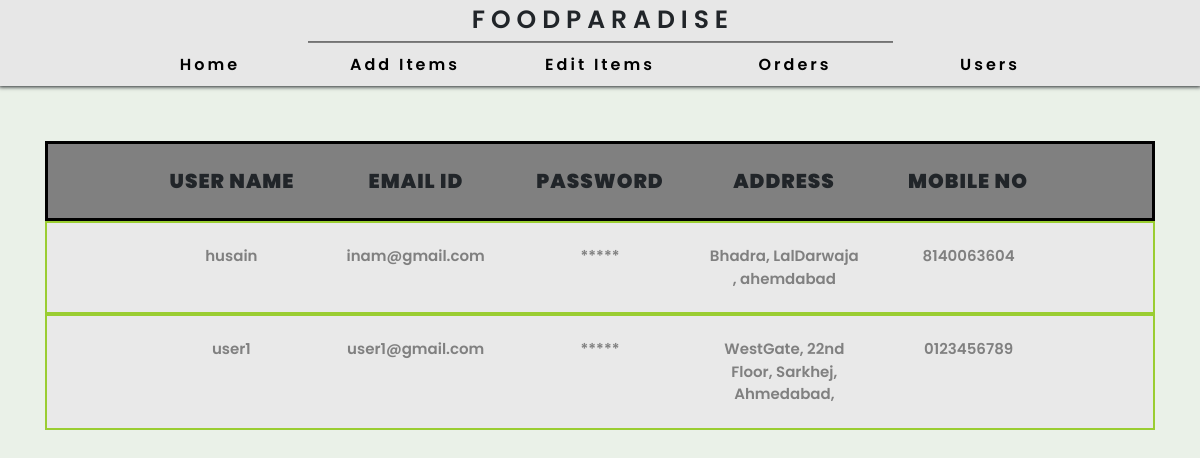
The app's page /Admin/user_details.php, older data.
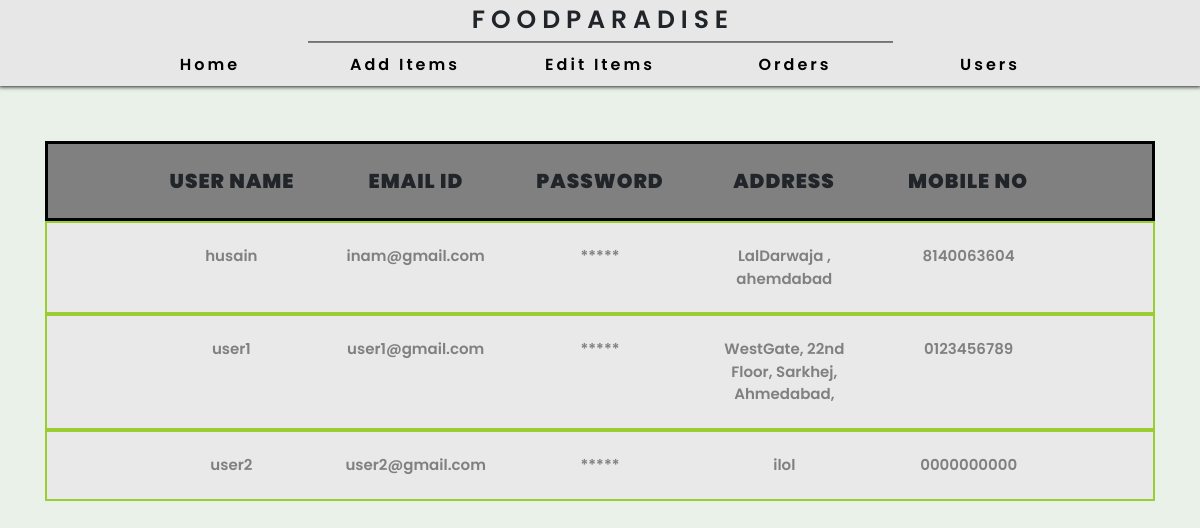
The same page, newer data.
### tables this page shows
CREATE TABLE `user` (
  `id` int(255) NOT NULL,
  `user_name` varchar(255) NOT NULL,
  `email` varchar(255) NOT NULL,
  `password` varchar(255) NOT NULL,
  `address` varchar(255) NOT NULL,
  `mobile` varchar(255) NOT NULL
);

### Admin/user_details.php (the view, shortened to what this page needs)
<?php
include 'conn.php';
include 'links.php';
$select = "SELECT * FROM `user` WHERE `id`!= 3";
$select_query=mysqli_query($con,$select);
?>
<!DOCTYPE html>
<html lang="en">
<head>
    <link rel="stylesheet" href="css/userdetails.css">
</head>
<body>
<?php
include 'menu.php';
?>
    <div class="container">
        <div class="row justify-content-center mainofheader">
            <div class="col-md-2 text-center headerfortable">User Name</div>
            <div class="col-md-2 text-center headerfortable">Email Id</div>
            <div class="col-md-2 text-center headerfortable">Password</div>
            <div class="col-md-2 text-center headerfortable">Address</div>
            <div class="col-md-2 text-center headerfortable">Mobile No</div>
        </div>
        <?php
        while($res = mysqli_fetch_array($select_query))
        {
            ?>
                <div class="row justify-content-center rowofrow">
                    <div class="col-md-2 text-center rowoftable"><?php echo $res['user_name']?></div>
                    <div class="col-md-2 text-center rowoftable"><?php echo $res['email']?></div>
                    <div class="col-md-2 text-center rowoftable"><?php $len = strlen($res['password']); for($i=0;$i<$len;$i++){echo "*";} ?></div>
                    <div class="col-md-2 text-center rowoftable"><?php echo $res['address']?></div>
                    <div class="col-md-2 text-center rowoftable"><?php echo $res['mobile']?></div>
                </div>
            <?php
        }
        ?>
    </div>
</body>
</html>

Row changes from the older to the newer data that the page shows:
changed user "husain": address "Bhadra, LalDarwaja , ahemdabad" → "LalDarwaja , ahemdabad"
added user: user_name "user2", email "user2@gmail.com", password "user2" (drawn), address "ilol", mobile "0000000000"
